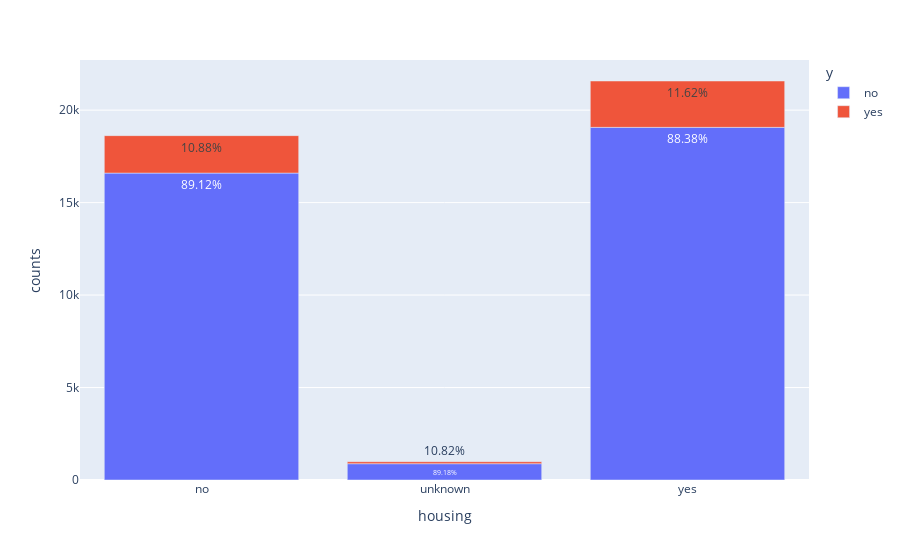

The notebook cell this image was saved under:
### Code cell
fig = px.bar(grouped_df, x='housing', y='counts', color='y',
             text=grouped_df['percentages'].apply(lambda x: f'{x:.2f}%'))

fig.show()

### Figure 1 — Plotly figure (JSON) as saved in the notebook; plotly's stock layout.template omitted (floating-point values rounded to 4 significant figures)
{"data": [{"alignmentgroup": "True", "hovertemplate": "y=no<br>housing=%{x}<br>counts=%{y}<br>text=%{text}<extra></extra>", "legendgroup": "no", "marker": {"color": "#636efa", "pattern": {"shape": ""}}, "name": "no", "offsetgroup": "no", "orientation": "v", "showlegend": true, "text": ["89.12%", "89.18%", "88.38%"], "textposition": "auto", "type": "bar", "x": ["no", "unknown", "yes"], "xaxis": "x", "y": [16596, 882, 19069], "yaxis": "y"}, {"alignmentgroup": "True", "hovertemplate": "y=yes<br>housing=%{x}<br>counts=%{y}<br>text=%{text}<extra></extra>", "legendgroup": "yes", "marker": {"color": "#EF553B", "pattern": {"shape": ""}}, "name": "yes", "offsetgroup": "yes", "orientation": "v", "showlegend": true, "text": ["10.88%", "10.82%", "11.62%"], "textposition": "auto", "type": "bar", "x": ["no", "unknown", "yes"], "xaxis": "x", "y": [2026, 107, 2507], "yaxis": "y"}], "layout": {"autosize": true, "barmode": "relative", "legend": {"title": {"text": "y"}, "tracegroupgap": 0}, "margin": {"t": 60}, "xaxis": {"anchor": "y", "autorange": true, "domain": [0, 1], "range": [-0.5, 2.5], "title": {"text": "housing"}, "type": "category"}, "yaxis": {"anchor": "x", "autorange": true, "domain": [0, 1], "range": [0, 22710.0], "title": {"text": "counts"}, "type": "linear"}}}
